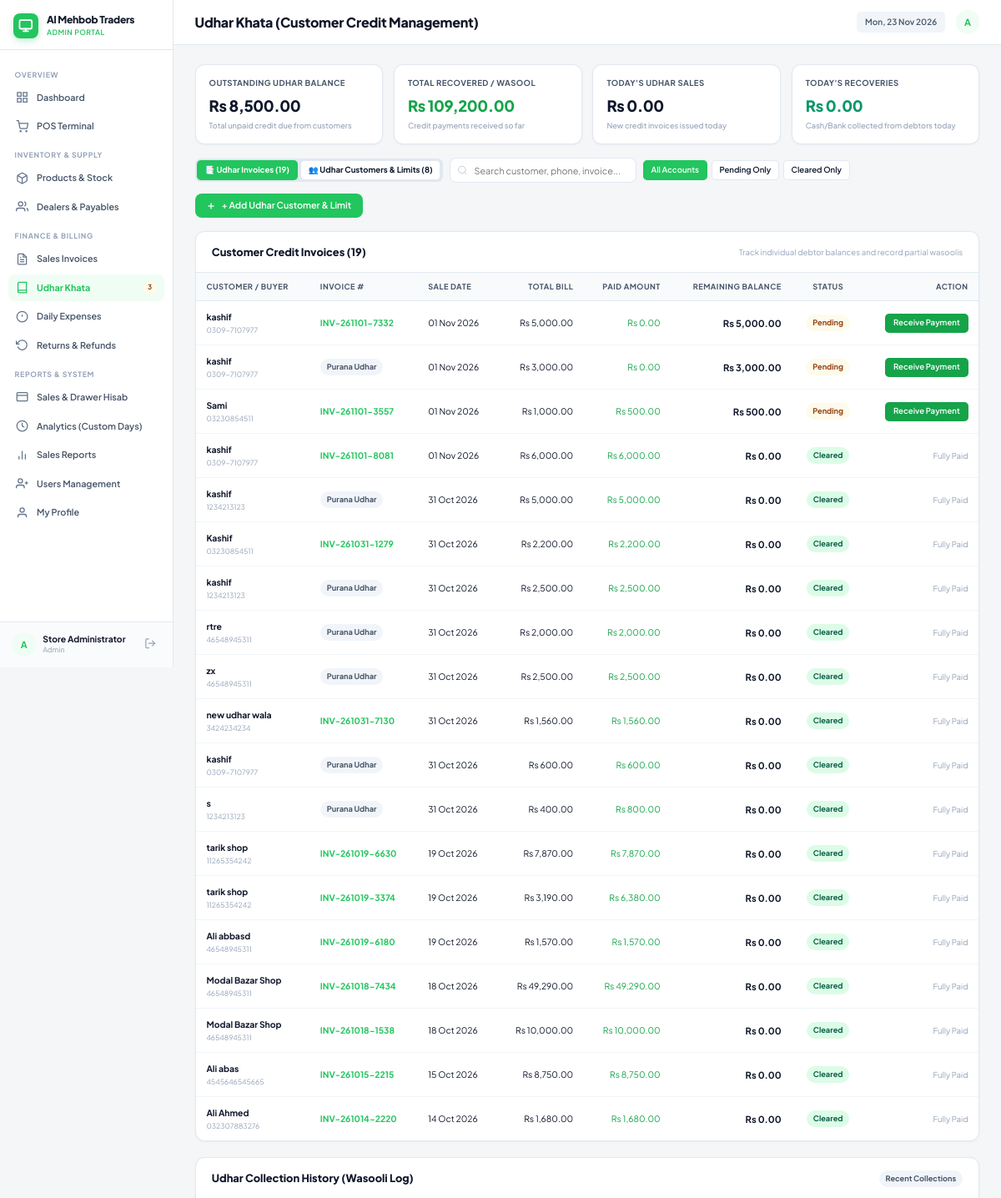
The app's page /admin/udhar.php (signed in, upper part) with its own data.
### tables this page shows
CREATE TABLE `store_settings` (
  `id` int(11) NOT NULL DEFAULT 1,
  `store_name` varchar(150) NOT NULL DEFAULT 'Super POS Mart',
  `phone` varchar(50) NOT NULL DEFAULT '0300-1234567',
  `address` varchar(255) NOT NULL DEFAULT 'Shop # 12, Main Commercial Market',
  `currency_symbol` varchar(10) NOT NULL DEFAULT 'Rs',
  `receipt_footer` varchar(255) NOT NULL DEFAULT 'Thank you for shopping with us! Items can be returned within 3 days with receipt.'
);

CREATE TABLE `udhar_ledger` (
  `id` bigint(20) UNSIGNED NOT NULL,
  `sale_id` bigint(20) UNSIGNED DEFAULT NULL,
  `customer_id` int(10) UNSIGNED DEFAULT NULL,
  `buyer_name` varchar(150) DEFAULT NULL,
  `buyer_phone` varchar(40) DEFAULT NULL,
  `total_amount` decimal(12,2) NOT NULL,
  `paid_amount` decimal(12,2) NOT NULL DEFAULT 0.00,
  `balance_amount` decimal(12,2) NOT NULL,
  `status` enum('Pending','Cleared') NOT NULL DEFAULT 'Pending',
  `updated_at` timestamp NOT NULL DEFAULT current_timestamp() ON UPDATE current_timestamp()
);

### admin/udhar.php (the view, shortened to what the rows shown need)
<?php
require_once __DIR__ . '/../includes/functions.php';
$pdo = db();
$activeTab = $_GET['tab'] ?? 'invoices';
$where = '';
$udhars = $pdo->query("SELECT ul.*, COALESCE(s.invoice_number, 'OPENING-BAL') as invoice_number, COALESCE(s.created_at, uc.created_at, ul.updated_at) as sale_date
    FROM udhar_ledger ul
    LEFT JOIN sales s ON s.id = ul.sale_id
    LEFT JOIN udhar_customers uc ON uc.id = ul.customer_id
    $where
    ORDER BY ul.status ASC, ul.id DESC")->fetchAll();
$customers = $pdo->query("SELECT c.*,
    COALESCE((
        SELECT SUM(ul.balance_amount)
        FROM udhar_ledger ul
        WHERE (ul.customer_id = c.id OR (ul.customer_id IS NULL AND (ul.buyer_name = c.name OR (c.phone IS NOT NULL AND c.phone != '' AND ul.buyer_phone = c.phone))))
          AND ul.status = 'Pending'
    ), 0) as current_balance,
    (
        SELECT COUNT(*)
        FROM udhar_ledger ul
        WHERE (ul.customer_id = c.id OR (ul.customer_id IS NULL AND (ul.buyer_name = c.name OR (c.phone IS NOT NULL AND c.phone != '' AND ul.buyer_phone = c.phone))))
          AND ul.status = 'Pending'
    ) as pending_invoices_count
    FROM udhar_customers c
    ORDER BY current_balance DESC, c.name ASC")->fetchAll();
include __DIR__ . '/../includes/header.php';
?>
<?php if ($activeTab === 'customers'): ?>
<div class="card">
    <div class="card-header">
        <div>
            <h3 style="margin: 0;">Registered Udhar Customers & Credit Limits</h3>
            <small class="text-muted">Set credit limits to restrict operators from issuing extra credit beyond the limit</small>
        </div>
        <span class="badge badge-primary"><?= count($customers) ?> Customers</span>
    </div>
    <div class="card-body" style="padding: 0;">
        <div class="table-responsive">
            <table class="table">
                <thead>
                    <tr>
                        <th>Customer / Banda</th>
                        <th>Phone</th>
                        <th>Address / Notes</th>
                        <th class="text-right">Credit Limit</th>
                        <th class="text-right">Current Udhar Balance</th>
                        <th class="text-right">Available Credit</th>
                        <th class="text-center">Limit Status</th>
                        <th class="text-right">Actions</th>
                    </tr>
                </thead>
                <tbody>
                    <?php if (empty($customers)): ?>
                        <tr>
                            <td colspan="8" class="text-center text-muted" style="padding: 35px;">
                                No Udhar customers registered yet. Click <strong>+ Add Udhar Customer & Limit</strong> above to register customers and enforce limits.
                            </td>
                        </tr>
                    <?php else: ?>
                        <?php foreach ($customers as $c):
                            $cLimit = (float) $c['credit_limit'];
                            $cBalance = (float) $c['current_balance'];
                            $isExceeded = $cLimit > 0 && $cBalance > $cLimit;
                            $remCredit = $cLimit > 0 ? max(0.0, $cLimit - $cBalance) : null;
                        ?>
                            <tr data-customer-row>
                                <td>
                                    <strong><?= e($c['name']) ?></strong>
                                    <?php if ($c['pending_invoices_count'] > 0): ?>
                                        <br><span class="badge badge-warning" style="font-size: 10.5px;"><?= $c['pending_invoices_count'] ?> Unpaid Bills</span>
                                    <?php endif; ?>
                                </td>
                                <td>
                                    <?= e($c['phone'] ?: '—') ?>
                                    <?php if ($c['phone']): ?>
                                        <br><a href="https://wa.me/<?= preg_replace('/[^0-9]/', '', $c['phone']) ?>" target="_blank" style="font-size: 11px; color: #16a34a;">💬 WhatsApp</a>
                                    <?php endif; ?>
                                </td>
                                <td>
                                    <small class="text-muted"><?= e($c['address'] ?: '—') ?></small>
                                    <?php if ($c['notes']): ?>
                                        <br><small style="color: #64748b;"><em><?= e($c['notes']) ?></em></small>
                                    <?php endif; ?>
                                </td>
                                <td class="text-right font-bold" style="font-size: 13.5px;">
                                    <?php if ($cLimit > 0): ?>
                                        Rs <?= money($cLimit) ?>
                                    <?php else: ?>
                                        <span class="badge badge-gray">No Limit</span>
                                    <?php endif; ?>
                                </td>
                                <td class="text-right font-bold <?= $cBalance > 0 ? 'text-warning' : 'text-success' ?>" style="font-size: 14px;">
                                    Rs <?= money($cBalance) ?>
                                </td>
                                <td class="text-right font-bold" style="font-size: 13.5px; color: <?= $remCredit !== null && $remCredit == 0 ? '#dc2626' : '#16a34a' ?>;">
                                    <?php if ($cLimit > 0): ?>
                                        Rs <?= money($remCredit) ?>
                                    <?php else: ?>
                                        <span class="text-muted">Unlimited</span>
                                    <?php endif; ?>
                                </td>
                                <td class="text-center">
                                    <?php if ($isExceeded): ?>
                                        <span class="badge badge-danger" title="Customer has exceeded assigned credit limit!">⛔ Limit Exceeded</span>
                                    <?php elseif ($cLimit > 0): ?>
                                        <span class="badge badge-success">✓ Limit OK</span>
                                    <?php else: ?>
                                        <span class="badge badge-gray">Unlimited</span>
                                    <?php endif; ?>
                                </td>
                                <td class="text-right">
                                    <div style="display: inline-flex; gap: 6px;">
                                        <button type="button" class="btn btn-sm btn-light" onclick="openEditCustomerModal(<?= htmlspecialchars(json_encode($c), ENT_QUOTES, 'UTF-8') ?>)">
                                            Edit Customer
                                        </button>
                                        <form method="post" style="display:inline;" onsubmit="return confirm('Remove \'<?= e(addslashes($c['name'])) ?>\' from credit registry?');">
                                            <input type="hidden" name="csrf" value="<?= csrf_token() ?>">
                                            <input type="hidden" name="action" value="delete_customer">
                                            <input type="hidden" name="id" value="<?= $c['id'] ?>">
                                            <button type="submit" class="btn btn-sm btn-danger" title="Delete">✕</button>
                                        </form>
                                    </div>
                                </td>
                            </tr>
                        <?php endforeach; ?>
                    <?php endif; ?>
                </tbody>
            </table>
        </div>
    </div>
</div>
<?php else: ?>
<div class="card">
    <div class="card-body" style="padding: 0;">
        <div class="table-responsive">
            <table class="table">
                <thead>
                    <tr>
                        <th>Customer / Buyer</th>
                        <th>Invoice #</th>
                        <th>Sale Date</th>
                        <th class="text-right">Total Bill</th>
                        <th class="text-right">Paid Amount</th>
                        <th class="text-right">Remaining Balance</th>
                        <th class="text-center">Status</th>
                        <th class="text-right">Action</th>
                    </tr>
                </thead>
                <tbody>
                    <?php if (empty($udhars)): ?>
                        <tr>
                            <td colspan="8" class="text-center text-muted" style="padding: 35px;">
                                No customer Udhar records found.
                            </td>
                        </tr>
                    <?php else: ?>
                        <?php foreach ($udhars as $u): ?>
                            <tr data-udhar-row>
                                <td>
                                    <strong><?= e($u['buyer_name'] ?: 'Walk-in Customer') ?></strong>
                                    <?php if ($u['buyer_phone']): ?>
                                        <br><small class="text-muted"><?= e($u['buyer_phone']) ?></small>
                                    <?php endif; ?>
                                </td>
                                <td>
                                    <?php if ($u['sale_id']): ?>
                                        <a href="<?= url('/print_invoice.php?invoice=' . urlencode($u['invoice_number'])) ?>" target="_blank" style="color: var(--primary); font-weight: 700;">
                                            <?= e($u['invoice_number']) ?>
                                        </a>
                                    <?php else: ?>
                                        <span class="badge badge-gray">Purana Udhar</span>
                                    <?php endif; ?>
                                </td>
                                <td><?= date('d M Y', strtotime($u['sale_date'])) ?></td>
                                <td class="text-right">Rs <?= money($u['total_amount']) ?></td>
                                <td class="text-right text-success">Rs <?= money($u['paid_amount']) ?></td>
                                <td class="text-right font-bold text-warning" style="font-size: 14px;">
                                    Rs <?= money($u['balance_amount']) ?>
                                </td>
                                <td class="text-center">
                                    <span class="badge badge-<?= $u['status'] === 'Cleared' ? 'success' : 'warning' ?>">
                                        <?= e($u['status']) ?>
                                    </span>
                                </td>
                                <td class="text-right">
                                    <?php if ($u['status'] === 'Pending'): ?>
                                        <button type="button" class="btn btn-sm btn-success"
                                            onclick="openReceiveUdharModal(<?= $u['id'] ?>, '<?= e(addslashes($u['buyer_name'])) ?>', <?= $u['balance_amount'] ?>)">
                                            Receive Payment
                                        </button>
                                    <?php else: ?>
                                        <span class="text-muted" style="font-size: 12px;">Fully Paid</span>
                                    <?php endif; ?>
                                </td>
                            </tr>
                        <?php endforeach; ?>
                    <?php endif; ?>
                </tbody>
            </table>
        </div>
    </div>
</div>
<?php endif; ?>
<?php include __DIR__ . '/../includes/footer.php'; ?>

### includes/sidebar.php (shortened to what the rows shown need)
<?php
$user = current_user();
$pdo = db();
$settings = get_store_settings($pdo);
?>
<aside class="sidebar no-print" style="display: flex !important; flex-direction: column !important; height: 125vh !important; position: sticky; top: 0; overflow: hidden; background: var(--bg-sidebar); border-right: 1px solid var(--border-color); width: 260px; flex-shrink: 0; z-index: 100;">
    <div class="sidebar-header" style="flex-shrink: 0;">
        <a class="brand-link" href="<?= url(in_array($user['role'], ['Admin', 'Master'], true) ? '/admin/dashboard.php' : '/operator/index.php') ?>">
            <div>
                <div class="brand-title" style="font-size: 15px; font-weight: 800;"><?= e($settings['store_name']) ?></div>
                <div class="brand-subtitle"><?= e($user['role']) ?> Portal</div>
            </div>
        </a>
    </div>
</aside>

### records on screen
store_settings: store_name "Al Mehbob Traders"
udhar_ledger: buyer_name "kashif", buyer_phone "0309-7107977", invoice_number "INV-261101-7332", sale_date "01 Nov 2026", total_amount "5,000.00", paid_amount "0.00", balance_amount "5,000.00", status "Pending"
udhar_ledger: buyer_name "kashif", buyer_phone "0309-7107977", shows "Purana Udhar", sale_date "01 Nov 2026", total_amount "3,000.00", paid_amount "0.00", balance_amount "3,000.00", status "Pending"
udhar_ledger: buyer_name "Sami", buyer_phone "03230854511", invoice_number "INV-261101-3557", sale_date "01 Nov 2026", total_amount "1,000.00", paid_amount "500.00", balance_amount "500.00", status "Pending"
udhar_ledger: buyer_name "kashif", buyer_phone "0309-7107977", invoice_number "INV-261101-8081", sale_date "01 Nov 2026", total_amount "6,000.00", paid_amount "6,000.00", balance_amount "0.00", status "Cleared", shows "Fully Paid"
udhar_ledger: buyer_name "kashif", buyer_phone "1234213123", shows "Purana Udhar", sale_date "31 Oct 2026", total_amount "5,000.00", paid_amount "5,000.00", balance_amount "0.00", status "Cleared", shows "Fully Paid"
udhar_ledger: buyer_name "Kashif", buyer_phone "03230854511", invoice_number "INV-261031-1279", sale_date "31 Oct 2026", total_amount "2,200.00", paid_amount "2,200.00", balance_amount "0.00", status "Cleared", shows "Fully Paid"
udhar_ledger: buyer_name "kashif", buyer_phone "1234213123", shows "Purana Udhar", sale_date "31 Oct 2026", total_amount "2,500.00", paid_amount "2,500.00", balance_amount "0.00", status "Cleared", shows "Fully Paid"
udhar_ledger: buyer_name "rtre", buyer_phone "46548945311", shows "Purana Udhar", sale_date "31 Oct 2026", total_amount "2,000.00", paid_amount "2,000.00", balance_amount "0.00", status "Cleared", shows "Fully Paid"
udhar_ledger: buyer_name "zx", buyer_phone "46548945311", shows "Purana Udhar", sale_date "31 Oct 2026", total_amount "2,500.00", paid_amount "2,500.00", balance_amount "0.00", status "Cleared", shows "Fully Paid"
udhar_ledger: buyer_name "new udhar wala", buyer_phone "3424234234", invoice_number "INV-261031-7130", sale_date "31 Oct 2026", total_amount "1,560.00", paid_amount "1,560.00", balance_amount "0.00", status "Cleared", shows "Fully Paid"
udhar_ledger: buyer_name "kashif", buyer_phone "0309-7107977", shows "Purana Udhar", sale_date "31 Oct 2026", total_amount "600.00", paid_amount "600.00", balance_amount "0.00", status "Cleared", shows "Fully Paid"
udhar_ledger: buyer_name "s", buyer_phone "1234213123", shows "Purana Udhar", sale_date "31 Oct 2026", total_amount "400.00", paid_amount "800.00", balance_amount "0.00", status "Cleared", shows "Fully Paid"
udhar_ledger: buyer_name "tarik shop", buyer_phone "11265354242", invoice_number "INV-261019-6630", sale_date "19 Oct 2026", total_amount "7,870.00", paid_amount "7,870.00", balance_amount "0.00", status "Cleared", shows "Fully Paid"
udhar_ledger: buyer_name "tarik shop", buyer_phone "11265354242", invoice_number "INV-261019-3374", sale_date "19 Oct 2026", total_amount "3,190.00", paid_amount "6,380.00", balance_amount "0.00", status "Cleared", shows "Fully Paid"
udhar_ledger: buyer_name "Ali abbasd", buyer_phone "46548945311", invoice_number "INV-261019-6180", sale_date "19 Oct 2026", total_amount "1,570.00", paid_amount "1,570.00", balance_amount "0.00", status "Cleared", shows "Fully Paid"
udhar_ledger: buyer_name "Modal Bazar Shop", buyer_phone "46548945311", invoice_number "INV-261018-7434", sale_date "18 Oct 2026", total_amount "49,290.00", paid_amount "49,290.00", balance_amount "0.00", status "Cleared", shows "Fully Paid"
udhar_ledger: buyer_name "Modal Bazar Shop", buyer_phone "46548945311", invoice_number "INV-261018-1538", sale_date "18 Oct 2026", total_amount "10,000.00", paid_amount "10,000.00", balance_amount "0.00", status "Cleared", shows "Fully Paid"
udhar_ledger: buyer_name "Ali abas", buyer_phone "4545646545665", invoice_number "INV-261015-2215", sale_date "15 Oct 2026", total_amount "8,750.00", paid_amount "8,750.00", balance_amount "0.00", status "Cleared", shows "Fully Paid"
udhar_ledger: buyer_name "Ali Ahmed", buyer_phone "032307883276", invoice_number "INV-261014-2220", sale_date "14 Oct 2026", total_amount "1,680.00", paid_amount "1,680.00", balance_amount "0.00", status "Cleared", shows "Fully Paid"

### other values on screen
$user['role'] "ADMIN"
$pendingUdharBadge "3"
substr($user['username'], 0, 1) "A"
$user['full_name'] "Store Administrator"
$user['role'] "Admin"
$page_title "Udhar Khata (Customer Credit Management)"
money($totalOutstanding) "8,500.00"
money($totalUdharRecovered) "109,200.00"
money($todayGiven) "0.00"
money($todayRecovered) "0.00"
count($udhars) "19"
count($customers) "8"
